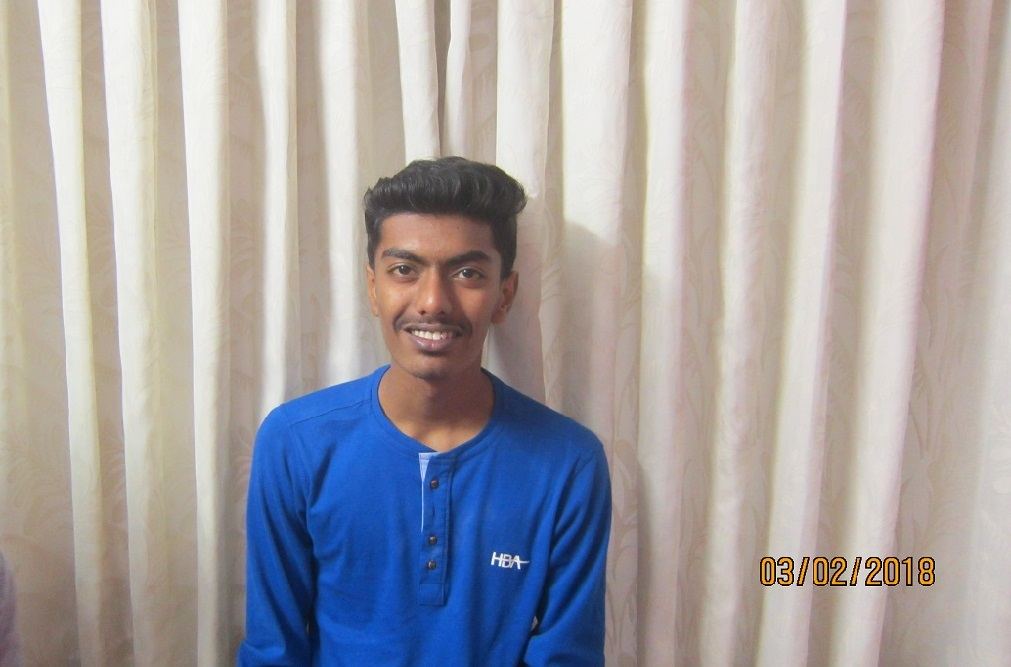
#> input picture test.JPG, 1011 x 667 px, found by its file name
$ python facedetection2.py
#> lines starting #> are read from the running program, lines starting #| are printed output that depends on the picture; after the words box and inside, x2 and y2 are one past the last pixel; in counts of white or black regions, pixels touching at a corner belong together
import numpy as np
import cv2

face_cascade = cv2.CascadeClassifier('C:\\Users\\ADMIN\\Desktop\\FACE_DETECTION_PYTHON\\haarcascade_frontalface_default.xml')
eye_cascade = cv2.CascadeClassifier('C:\\Users\\ADMIN\\Desktop\\FACE_DETECTION_PYTHON\\haarcascade_eye.xml')

img = cv2.imread('C:\\Users\\ADMIN\\Desktop\\FACE_DETECTION_PYTHON\\test.jpg')
#> img is the input picture: shape (667, 1011, 3); mean B, G, R 164.5, 162.5, 166.3

gray = cv2.cvtColor(img, cv2.COLOR_BGR2GRAY)
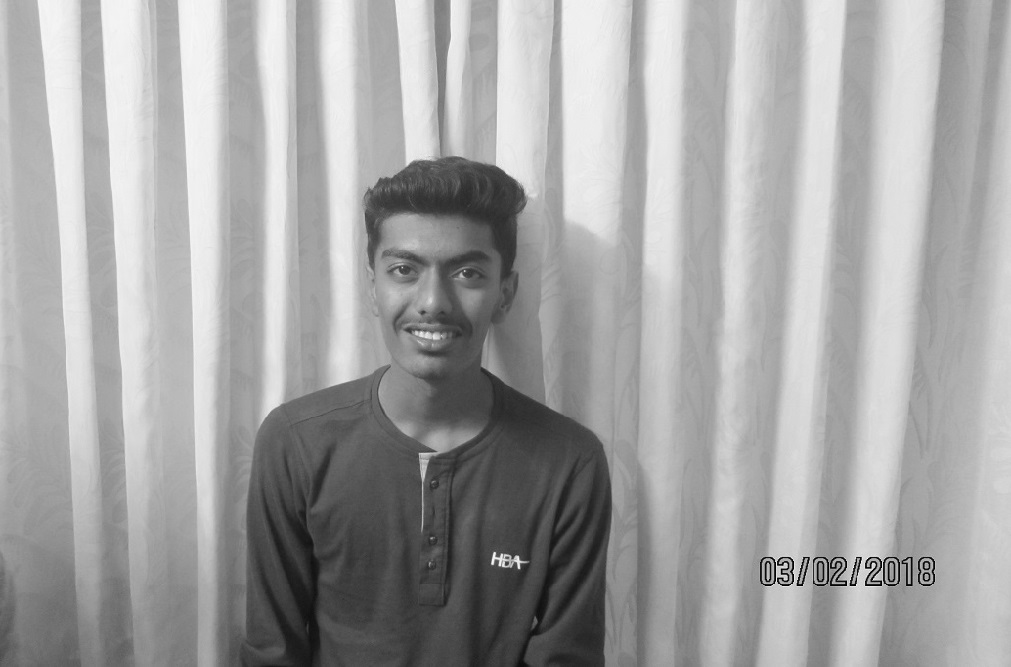
#> gray: shape (667, 1011); min 1, max 252, mean 163.8

faces = face_cascade.detectMultiScale(gray, 1.3, 5)
#> faces = [[351, 205, 169, 169]]


for (x,y,w,h) in faces:
    cv2.rectangle(img,(x,y),(x+w,y+h),(255,0,0),2)
    roi_gray = gray[y:y+h, x:x+w]
    roi_color = img[y:y+h, x:x+w]
    eyes = eye_cascade.detectMultiScale(roi_gray)
    for (ex,ey,ew,eh) in eyes:
        cv2.rectangle(roi_color,(ex,ey),(ex+ew,ey+eh),(0,255,0),2)
#> this loop made 1 pass
#> (x, y, w, h, eyes) on pass 1: (351, 205, 169, 169, [[31, 44, 43, 43], [91, 47, 44, 44], [44, 114, 23, 23]])
#> pass 1, `roi_gray = gray[y:y+h, x:x+w]`:
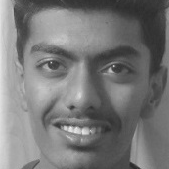
#> roi_gray: shape (169, 169); min 42, max 242, mean 120
#> pass 1, `roi_color = img[y:y+h, x:x+w]`:
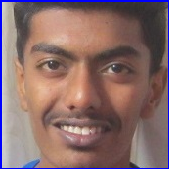
#> roi_color: shape (169, 169, 3); mean B, G, R 107.1, 107.9, 136.3
#> after the loop:
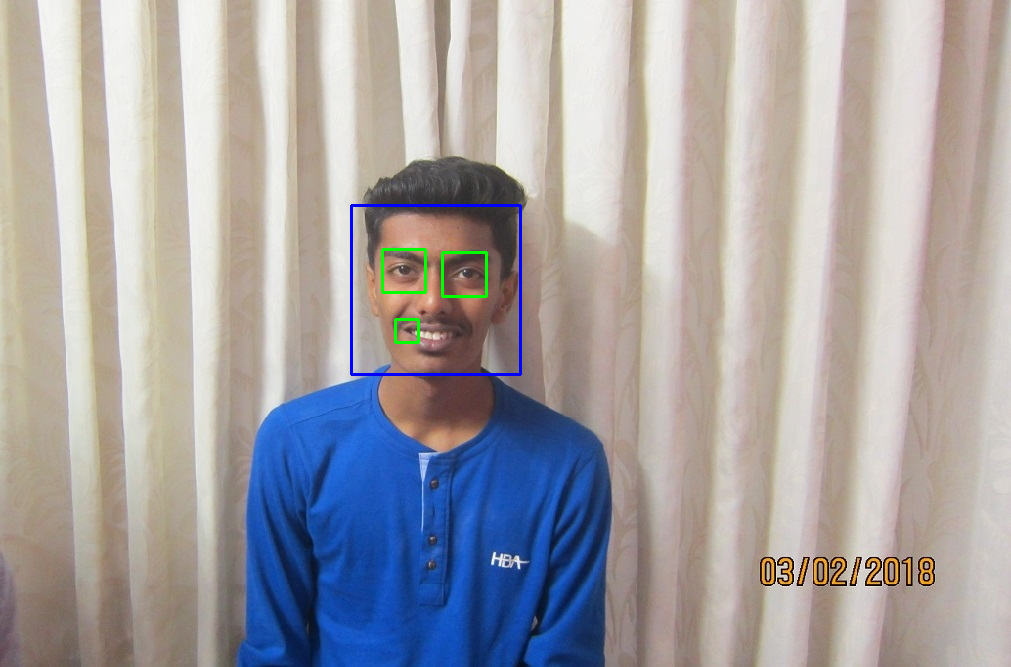
#> img: shape (667, 1011, 3); 0.49% of pixels changed, all inside (x1, y1, x2, y2) = (350, 204, 522, 376)
#> after the loop:
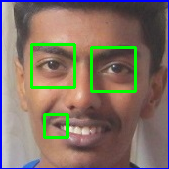
#> roi_color: shape (169, 169, 3); 4.58% of pixels changed, all inside (x1, y1, x2, y2) = (30, 43, 137, 139)


print("Found {0} faces!".format(len(faces)))
#| Found 1 faces!

cv2.imshow('img',img)

k = cv2.waitKey(0)
#> (key Esc is pressed here)
if k == 27:         # wait for ESC key to exit
    cv2.destroyAllWindows()
elif k == ord('s'): # wait for 's' key to save and exit
    cv2.imwrite('outputoffacedetection.png',img) #one image output can be saved only once
    cv2.destroyAllWindows()                     #to save another image you will have to delete previously saved image
